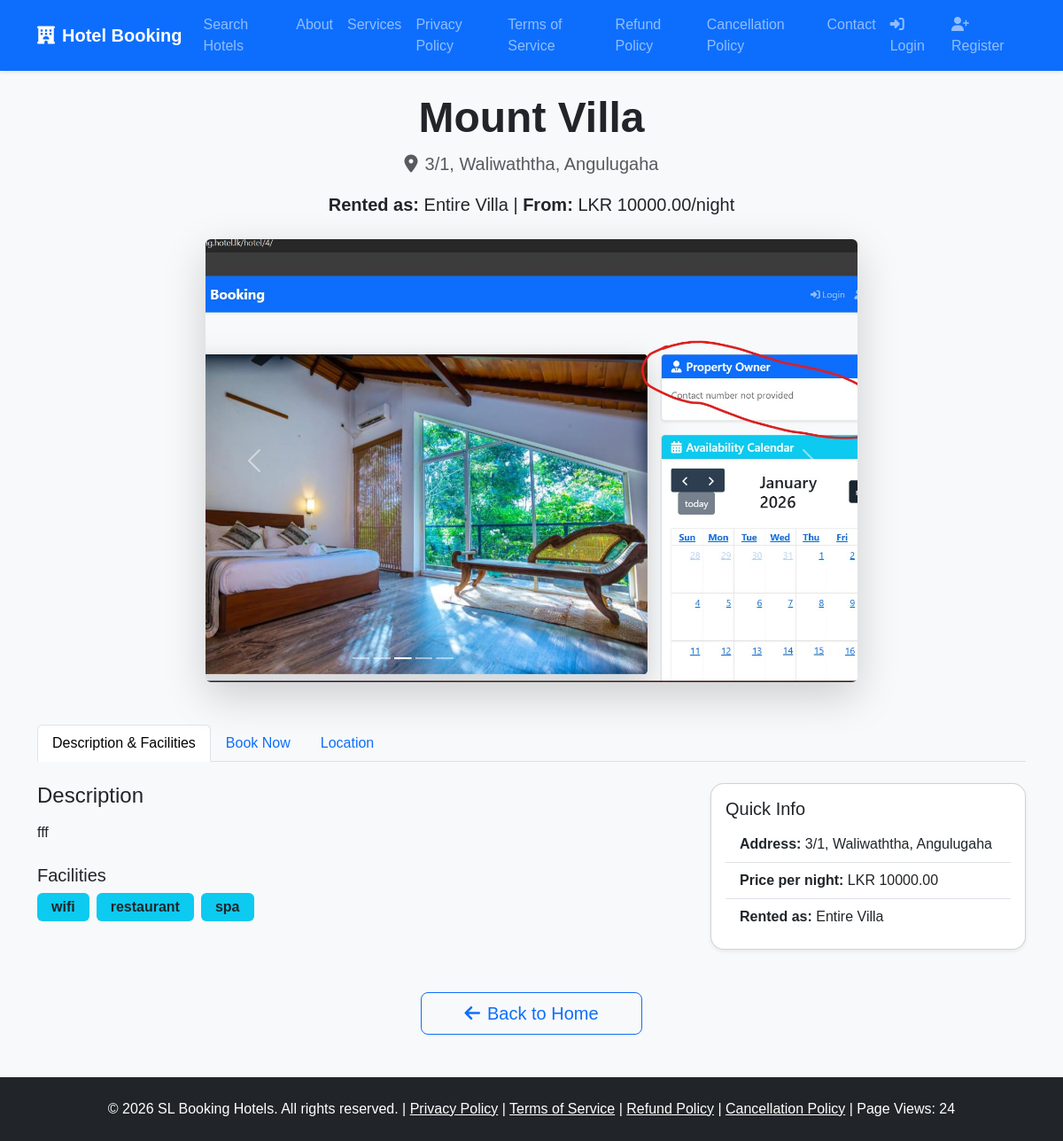
Screenshot of /hotel/1/ with the database file from the repository.
### core/models.py (models this page shows, shortened)
class Hotel(models.Model):
    owner = models.ForeignKey(User, on_delete=models.CASCADE, related_name='hotels')
    name = models.CharField(max_length=200)
    address = models.CharField(max_length=300)
    description = models.TextField()
    main_image = models.ImageField(upload_to='hotels/')
    photo1 = models.ImageField(upload_to='hotels/', blank=True, null=True)
    photo2 = models.ImageField(upload_to='hotels/', blank=True, null=True)
    photo3 = models.ImageField(upload_to='hotels/', blank=True, null=True)
    photo4 = models.ImageField(upload_to='hotels/', blank=True, null=True)
    facilities = MultiSelectField(choices=FACILITIES_CHOICES, blank=True)
    rented_type = models.CharField(max_length=20, choices=RENTED_TYPE_CHOICES, default='rooms')
    price_per_night = models.DecimalField(max_digits=10, decimal_places=2, blank=True, null=True)
    google_location_link = models.URLField(blank=True, null=True, verbose_name="Google Maps Link")
    facebook_page = models.URLField(blank=True, null=True, verbose_name="Facebook Page Link")

### core/views.py (the view)
# urls.py: path('hotel/<int:hotel_id>/', views.hotel_detail, name='hotel_detail'),
def hotel_detail(request, hotel_id):
    hotel = get_object_or_404(Hotel, id=hotel_id)
    return render(request, 'core/hotel_detail.html', {'hotel': hotel})

### core/context_processors.py (called while the page is built)
def site_stats(request):
    stats, _ = SiteStats.objects.get_or_create(pk=1, defaults={'total_views': 0})
    return {'total_views': stats.total_views}

### templates/core/hotel_detail.html (shortened to what this page needs)
{% extends 'core/base.html' %}
{% load static %}
{% block content %}
<div class="container mt-4 mb-5">
    <div class="text-center mb-4">
        <h1 class="display-5 fw-bold">{{ hotel.name }}</h1>
        <p class="lead text-muted">
            <i class="fas fa-map-marker-alt me-2"></i>{{ hotel.address }}
        </p>
        <p class="fs-5">
            <strong>Rented as:</strong> {{ hotel.get_rented_type_display }}
            {% if hotel.price_per_night %}
                | <strong>From:</strong> LKR {{ hotel.price_per_night|floatformat:2 }}/night
            {% endif %}
        </p>
    </div>
    <div class="row mb-5">
        <div class="col-lg-8 mx-auto">
            <div id="hotelCarousel" class="carousel slide shadow-lg rounded" data-bs-ride="carousel">
                <div class="carousel-inner">
                    {% if hotel.main_image %}
                        <div class="carousel-item active">
                            <img src="{{ hotel.main_image.url }}" class="d-block w-100 rounded" alt="{{ hotel.name }}" style="height: 500px; object-fit: cover;">
                        </div>
                    {% endif %}
                </div>
                <button class="carousel-control-prev" type="button" data-bs-target="#hotelCarousel" data-bs-slide="prev">
                    <span class="carousel-control-prev-icon" aria-hidden="true"></span>
                </button>
                <button class="carousel-control-next" type="button" data-bs-target="#hotelCarousel" data-bs-slide="next">
                    <span class="carousel-control-next-icon" aria-hidden="true"></span>
                </button>
            </div>
        </div>
    </div>
    <ul class="nav nav-tabs mb-4" id="hotelTabs" role="tablist">
        <li class="nav-item" role="presentation">
            <button class="nav-link active" id="description-tab" data-bs-toggle="tab" data-bs-target="#description" type="button" role="tab">
                Description & Facilities
            </button>
        </li>
        <li class="nav-item" role="presentation">
            <button class="nav-link" id="booking-tab" data-bs-toggle="tab" data-bs-target="#booking" type="button" role="tab">
                Book Now
            </button>
        </li>
        <li class="nav-item" role="presentation">
            <button class="nav-link" id="location-tab" data-bs-toggle="tab" data-bs-target="#location" type="button" role="tab">
                Location
            </button>
        </li>
    </ul>
    <div class="tab-content">
        <div class="tab-pane fade show active" id="description" role="tabpanel">
            <div class="row">
                <div class="col-lg-8">
                    <h4>Description</h4>
                    <p class="lead">{{ hotel.description|linebreaks }}</p>
                    {% if hotel.facilities %}
                        <h5 class="mt-4">Facilities</h5>
                        <div class="row g-2">
                            {% for facility in hotel.facilities %}
                                <div class="col-auto">
                                    <span class="badge bg-info text-dark fs-6 px-3 py-2">
                                        {{ facility }}
                                    </span>
                                </div>
                            {% endfor %}
                        </div>
                    {% endif %}
                </div>
                <div class="col-lg-4">
                    <div class="card shadow-sm sticky-top" style="top: 20px;">
                        <div class="card-body">
                            <h5>Quick Info</h5>
                            <ul class="list-group list-group-flush">
                                <li class="list-group-item"><strong>Address:</strong> {{ hotel.address }}</li>
                                {% if hotel.price_per_night %}
                                    <li class="list-group-item"><strong>Price per night:</strong> LKR {{ hotel.price_per_night|floatformat:2 }}</li>
                                {% endif %}
                                <li class="list-group-item"><strong>Rented as:</strong> {{ hotel.get_rented_type_display }}</li>
                            </ul>
                        </div>
                    </div>
                </div>
            </div>
        </div>
    </div>
    <div class="text-center mt-5">
        <a href="{% url 'home' %}" class="btn btn-outline-primary btn-lg px-5">
            <i class="fas fa-arrow-left me-2"></i>Back to Home
        </a>
    </div>
</div>
{% endblock %}

### static/css/style.css (style rules this page uses)
body { background-color: #f8f9fa; font-family: 'Arial', sans-serif; }
.card { border-radius: 15px; box-shadow: 0 4px 8px rgba(0,0,0,0.1); transition: transform 0.2s; }

### rows the page displays
Hotel: name "Mount Villa", address "3/1, Waliwaththa, Angulugaha", rented_type "Entire Villa", price_per_night "10000.00", main_image (picture), description "fff"

### other values shown
{{ facility }} "wifi" "restaurant" "spa"
{{ total_views|default:0 }} "24"
